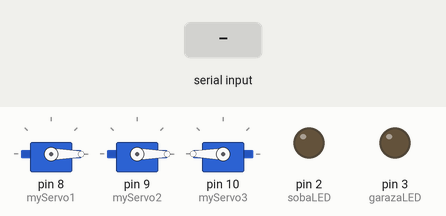
This sketch was run on a simulated Arduino Uno, built with avr-gcc and run on an emulated ATmega328P. Parts: 3 × servo, output pins drawn as LEDs (lit = HIGH). The test bench sets the inputs (shaded band). What the sketch prints to the serial monitor is not drawn.

Above: at 2.2 s.
2.3 s: byte 17 (0x11) received over Serial
At 4.0 s:
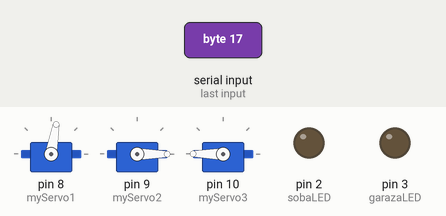
5.0 s: byte 18 (0x12) received over Serial
At 5.6 s:
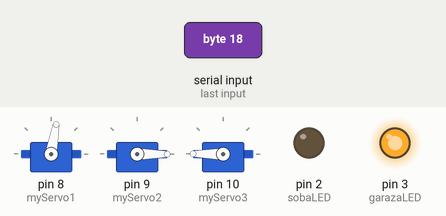
6.5 s: byte 19 (0x13) received over Serial
At 8.6 s:
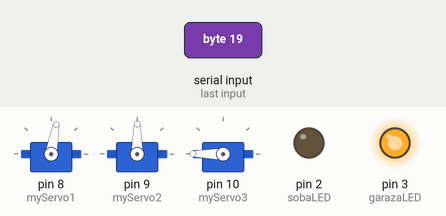
9.5 s: byte 20 (0x14) received over Serial
At 11.9 s:
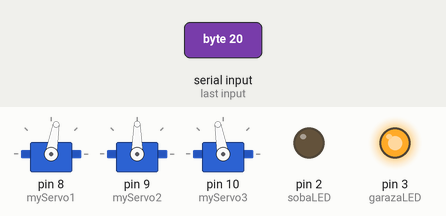
12.2 s: byte 21 (0x15) received over Serial
At 13.4 s:
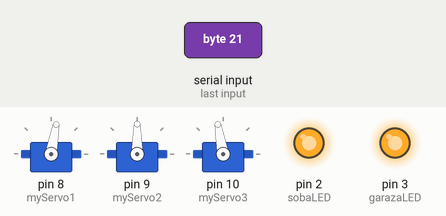
13.7 s: byte 17 (0x11) received over Serial
At 16.3 s:
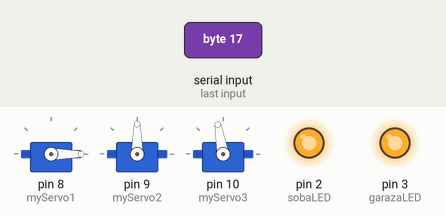
Timing chart, 0 to 17.4 s (numbered marks = the images above; inputs shaded):
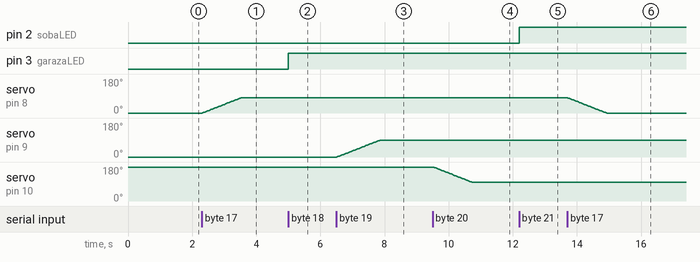

The sketch:

voice_instructions.ino
```cpp
// Glasovne naredbe : 1. "GARAŽA" 2. "GARAŽA SVJETLO" 3. "ULAZ" 4. "PROZOR" 5. "SOBA SVJETLO"

#include <Servo.h>

Servo myServo1; // motor garaža
Servo myServo2; // motor ulaz
Servo myServo3; // motor prozor

//pinovi za diode
#define sobaLED 2
#define garazaLED 3

//boolean zastavice za određivanje trenutnog stanja
boolean garazaOtvorena = false;
boolean garazaSvjetlo = false;
boolean ulazOtvoren = false;
boolean prozorOtvoren = false;
boolean sobaSvjetlo = false;

int poz = 0; //pozicija motora

byte com = 0; // varijabla za spremanje pristigle naredbe

void setup() {

pinMode(garazaLED, OUTPUT);
pinMode(sobaLED, OUTPUT);

Serial.begin(9600);

//pinovi za motore
myServo1.attach(8);
myServo2.attach(9);
myServo3.attach(10);

//početni uglovi svakog motora u ovisnosti od položaja i funkcije
myServo1.write(0);
myServo2.write(0);
myServo3.write(180);

Serial.write(0xAA);

Serial.write(0x37); //kompaktni način

delay(1000);

Serial.write(0xAA);

Serial.write(0x22); //grupa 1
}

void loop() {

  //serijska komunikacija i čitanje naredbe
  while(Serial.available()) {

  com = Serial.read();

  //switch case u ovisnosti od primljene naredbe - 0x11 naredba 1, 0x12 naredba 2, itd.
  switch(com) {

      case 0x11:

      // ugao motora mijenja se for petljom, iz razloga da se kontroliše i brzina rada motora
      if (garazaOtvorena == false){ //uz pomoć zastavice određuje se koji if else blok naredbi se koristi, tj. da li se vrata otvaraju ili zatvaraju
        for (poz = 0; poz <= 80; poz += 1){
          myServo1.write(poz);
          delay(15);
        }
        garazaOtvorena = true;
      }
      else{
        for (poz = 80; poz >= 0; poz -= 1) {
          myServo1.write(poz);
          delay(15);
        }
        garazaOtvorena = false;
       }

      break;

      case 0x12:

      if (garazaSvjetlo == false){
            digitalWrite(garazaLED, HIGH);
            garazaSvjetlo = true;
            }
          else{
            digitalWrite(garazaLED, LOW);
            garazaSvjetlo = false;
            }

      break;

      case 0x13:

      if (ulazOtvoren == false){
        for (poz = 0; poz <= 90; poz += 1){
          myServo2.write(poz);
          delay(15);
        }
        ulazOtvoren = true;
        }

      else{
         for (poz = 90; poz >= 0; poz -= 1) {
          myServo2.write(poz);
          delay(15);
        }
        ulazOtvoren = false;
        }


      break;

      case 0x14:

      if (prozorOtvoren == false){
        for (poz = 180; poz >= 100; poz -= 1){
          myServo3.write(poz);
          delay(15);
        }
        prozorOtvoren = true;
        }
      else{
         for (poz = 100; poz <= 180; poz += 1) {
          myServo3.write(poz);
          delay(15);
        }
        prozorOtvoren = false;
        }


      break;

      case 0x15:

        if (sobaSvjetlo == false){
        digitalWrite(sobaLED, HIGH);
        sobaSvjetlo = true;
        }
      else{
        digitalWrite(sobaLED, LOW);
        sobaSvjetlo = false;
        }


      break;

            }
      }
}
```

Measured:
- after the input at 2.3 s, servo on pin 8 (myServo1): moves from 0° to 80° over 1.2 s, starting at once
- after the input at 5.0 s, pin 3 (garazaLED): LOW → HIGH at once
- after the input at 6.5 s, servo on pin 9 (myServo2): moves from 0° to 90° over 1.3 s, starting at once
- after the input at 9.5 s, servo on pin 10 (myServo3): moves from 180° to 100° over 1.2 s, starting at once
- after the input at 12.2 s, pin 2 (sobaLED): LOW → HIGH at once
- after the input at 13.7 s, servo on pin 8 (myServo1): moves from 80° to 0° over 1.2 s, starting at once
